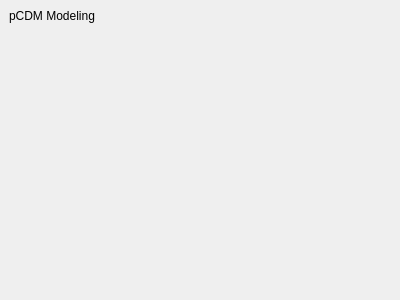
<?xml version="1.0" encoding="UTF-8"?>
<ui version="4.0">
 <class>PCDMWidget</class>
 <widget class="QDockWidget" name="PCDMWidget">
  <property name="geometry">
   <rect>
    <x>0</x>
    <y>0</y>
    <width>400</width>
    <height>300</height>
   </rect>
  </property>
  <property name="windowTitle">
   <string>pCDM Modeling</string>
  </property>
  <widget class="QWidget" name="content">
   <layout class="QFormLayout" name="formLayout">
    <item row="0" column="0">
     <widget class="QLabel" name="label">
      <property name="text">
       <string>pCDM Modeling</string>
      </property>
     </widget>
    </item>
   </layout>
  </widget>
 </widget>
 <resources/>
 <connections/>
</ui>
